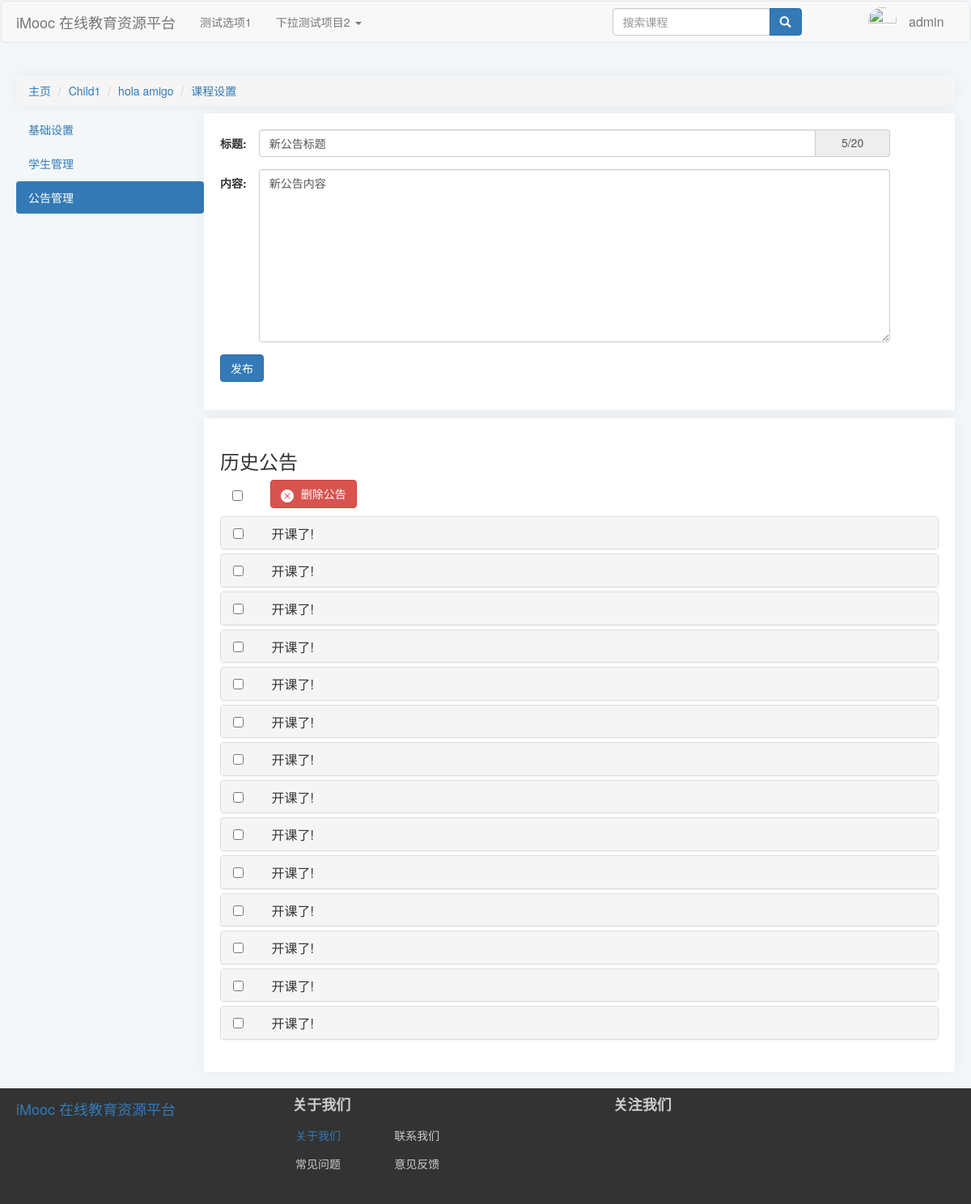
The app's page /course/3/Setting/Announcement (signed in), older data.
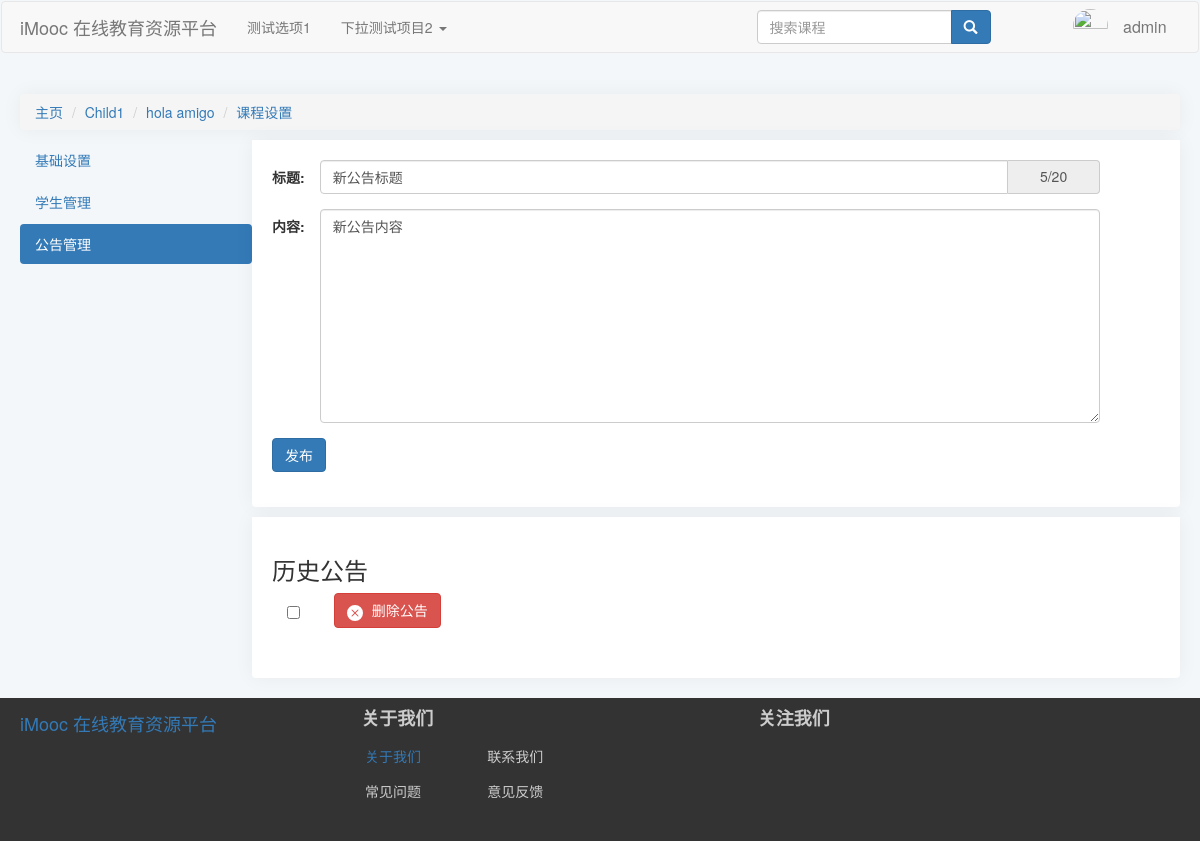
The same page, newer data.
### index/models.py (models this page shows, shortened)
class CourseAnnouncement(models.Model):
    sourceCourse = ForeignKey(
        "Course",
        verbose_name="源课程",
        on_delete=CASCADE,
        null=True,
        blank=True,
        related_name="sourceCourse",
    )
    Title = CharField(verbose_name="公告标题", default="新公告标题", max_length=20)
    Message = TextField(verbose_name="课程公告", default="新公告内容")
    createTime = DateTimeField(verbose_name="发布时间", auto_now_add=True)
    class Meta:
        ordering = ["-createTime"]
        verbose_name = "课程公告"
        verbose_name_plural = "课程公告"

### index/views.py (the view)
def courseSettingAnno(request, courseid):
    courseDetail, _, _ = VF.Get_Course(courseid)
    course = models.Course.objects.get(id=courseid)
    annoForm = forms.AnnouncementForm()
    historyAnnos = models.CourseAnnouncement.objects.filter(sourceCourse=course)
    return render(request, "index/courseSettingAnno.html", locals())

### index/forms.py
class AnnouncementForm(ModelForm):
    def __init__(self, *args, **kwargs):
        super(AnnouncementForm, self).__init__(*args, **kwargs)
        for field in iter(self.fields):
            self.fields[field].widget.attrs.update(
                {
                    "class": "form-control col-sm-10",
                }
            )
    class Meta:
        model = CourseAnnouncement
        exclude = [
            "sourceCourse",
        ]

### index/models.py (called while the page is built)
    def __str__(self) -> str:
        return self.CategoryName

### index/templates/index/courseSettingAnno.html (shortened to what this page needs)
{% extends 'index/courseSettingBase.html' %}
{% load static %}
    {% block extrastatic %}
    {{ block.super }}
    <link rel="stylesheet" href="{% static 'index/css/courseSettingAnno.css' %}">
    {% endblock extrastatic %}
    {% block content %}
    {{ block.super }}
    <div class="mainContainer">
        <div class="newAnnoForm">
            <form action="{% url 'index:announcementPost' courseid %}" method="POST" enctype="multipart/form-data"
                class="form-horizontal">
                <div class="form-group">
                    <div class="item form-Title">
                        <label for="{{annoForm.Title.id_for_label}" class="control-label col-sm-2">标题: </label>
                        {{annoForm.Title}}
                        <span class="input-group-addon" id="titleaddon">0/20</span>
                    </div>
                </div>
                <div class="form-group">
                    <div class="item form-Title">
                        <label for="{{annoForm.Message.id_for_label}" class="control-label col-sm-2">内容: </label>
                        {{annoForm.Message}}
                    </div>
                </div>
                <div class="form-group">
                    <button type="submit" class="btn btn-primary postAnno">发布</button>
                </div>
            </form>
        </div>
        <div class="historyAnno">
            <div class="header">
                <h3>历史公告</h3>
                <div class="btnheader">
                    <input type="checkbox" class="selectAll">
                    <button class="btn btn-danger remove">
                        删除公告
                    </button>
                </div>
            </div>
            <div class="panel-group" id="accordion" role="tablist" aria-multiselectable="true">
                {% for Anno in historyAnnos %}
                <div class="panel panel-default">
                    <div class="panel-heading" role="tab" id="heading{{forloop.counter}}">
                        <h4 class="panel-title">
                            <input type="checkbox">
                            <a role="button" data-toggle="collapse" data-parent="#accordion"
                                href="#collapse{{forloop.counter}}" aria-expanded="false"
                                aria-controls="collapse{{forloop.counter}}" class="collapsed">
                                {{Anno.Title}}
                            </a>
                        </h4>
                    </div>
                </div>
                {% endfor %}
            </div>
        </div>
    </div>
    {% endblock content %}

Row changes from the older to the newer data that the page shows:
removed CourseAnnouncement: Title "开课了!"
removed CourseAnnouncement: Title "开课了!"
removed CourseAnnouncement: Title "开课了!"
removed CourseAnnouncement: Title "开课了!"
removed CourseAnnouncement: Title "开课了!"
removed CourseAnnouncement: Title "开课了!"
removed CourseAnnouncement: Title "开课了!"
removed CourseAnnouncement: Title "开课了!"
removed CourseAnnouncement: Title "开课了!"
removed CourseAnnouncement: Title "开课了!"
removed CourseAnnouncement: Title "开课了!"
removed CourseAnnouncement: Title "开课了!"
removed CourseAnnouncement: Title "开课了!"
removed CourseAnnouncement: Title "开课了!"
